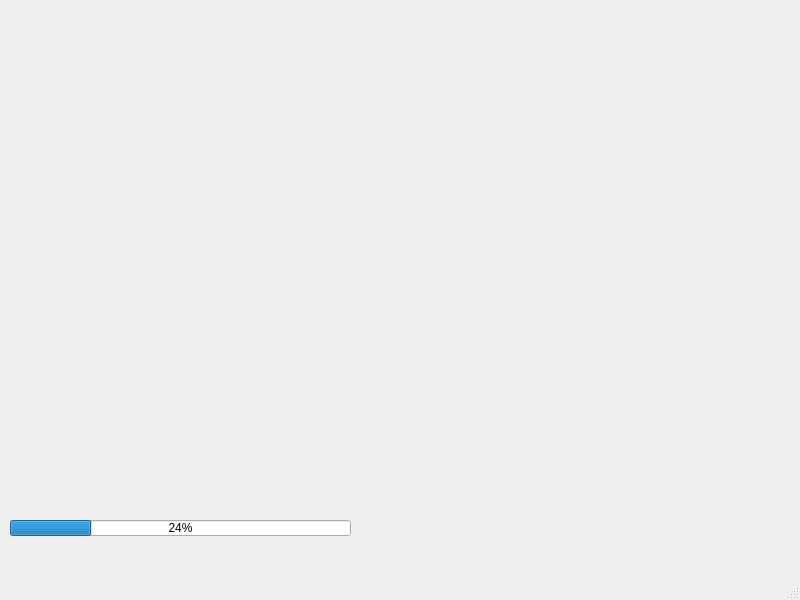
<?xml version="1.0" encoding="UTF-8"?>
<ui version="4.0">
 <class>MainWindow</class>
 <widget class="QMainWindow" name="MainWindow">
  <property name="geometry">
   <rect>
    <x>0</x>
    <y>0</y>
    <width>800</width>
    <height>600</height>
   </rect>
  </property>
  <property name="windowTitle">
   <string>MainWindow</string>
  </property>
  <widget class="QWidget" name="centralwidget">
   <widget class="QProgressBar" name="progressBar">
    <property name="geometry">
     <rect>
      <x>10</x>
      <y>520</y>
      <width>341</width>
      <height>16</height>
     </rect>
    </property>
    <property name="value">
     <number>24</number>
    </property>
   </widget>
  </widget>
  <widget class="QMenuBar" name="menubar">
   <property name="geometry">
    <rect>
     <x>0</x>
     <y>0</y>
     <width>800</width>
     <height>22</height>
    </rect>
   </property>
  </widget>
  <widget class="QStatusBar" name="statusbar"/>
 </widget>
 <resources/>
 <connections/>
</ui>
